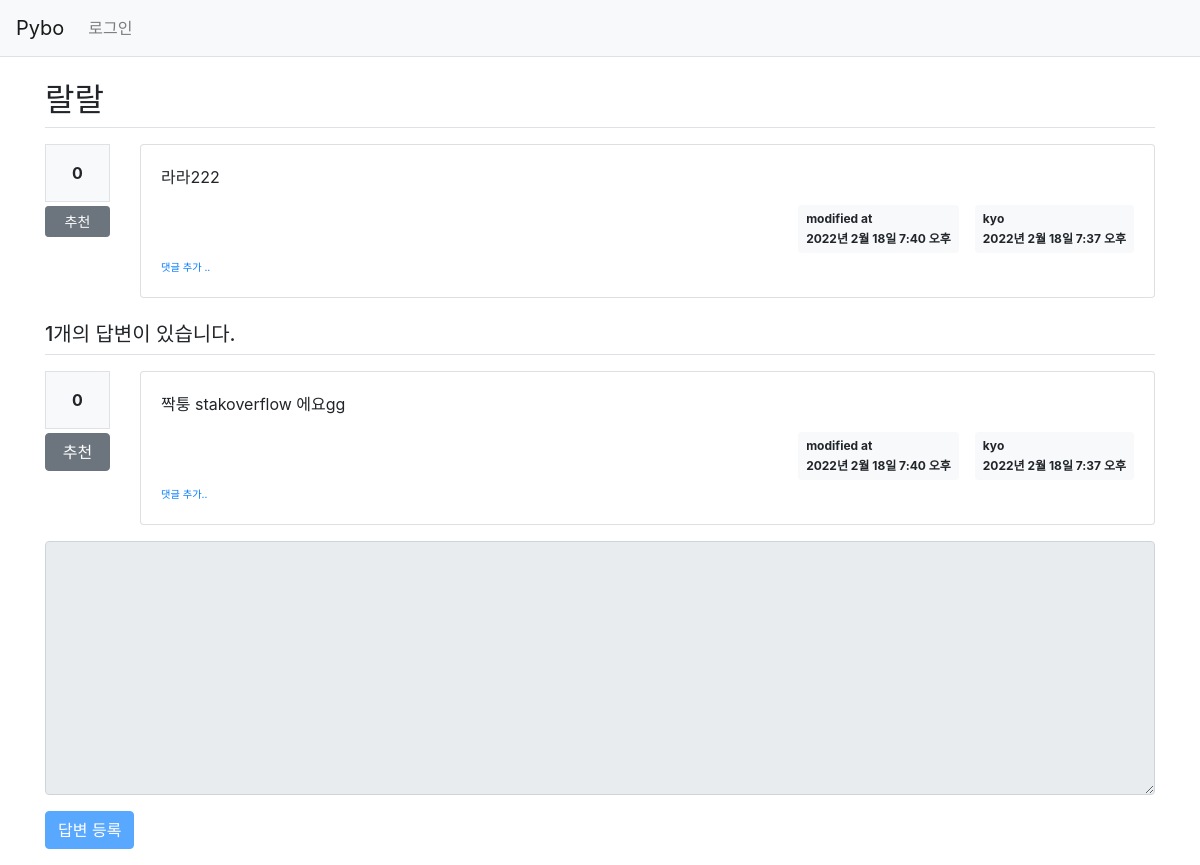
Before: /pybo/306/ with the older database file.
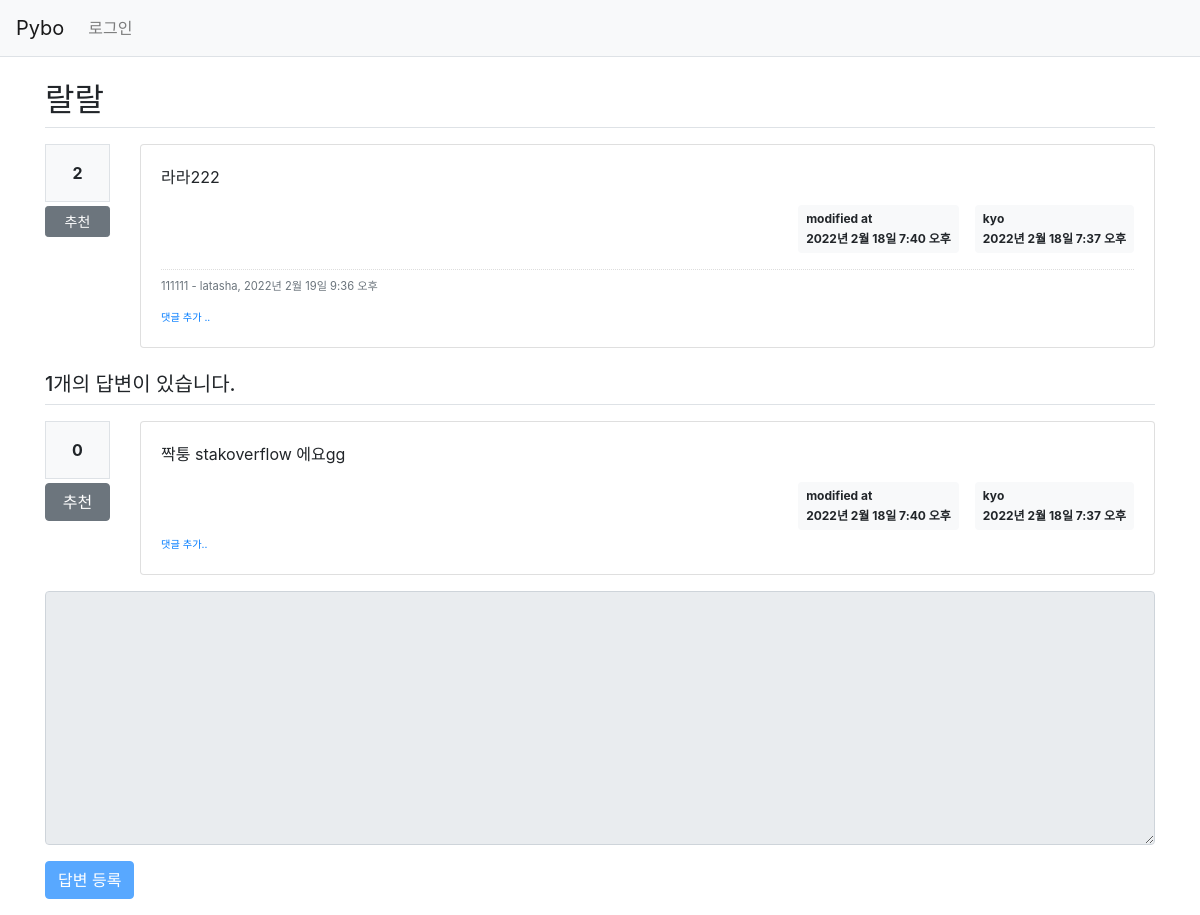
After: the same page with the newer database file.
### pybo/models.py (models this page shows, shortened)
class Question(models.Model):
    author = models.ForeignKey(User, on_delete=models.CASCADE, null=True,
                               related_name='author_question')
    subject = models.CharField(max_length=200)
    content = models.TextField()
    create_date = models.DateTimeField()
    modify_date = models.DateTimeField(null=True, blank=True)
    voter = models.ManyToManyField(User, related_name='vote_question')

class Answer(models.Model):
    author = models.ForeignKey(User, on_delete=models.CASCADE, null=True, related_name='author_answer')
    question = models.ForeignKey(Question, on_delete=models.CASCADE)
    content = models.TextField()
    create_date = models.DateTimeField()
    modify_date = models.DateTimeField(null=True, blank=True)
    voter = models.ManyToManyField(User, related_name='voter_answer')

class Comment(models.Model):
    author = models.ForeignKey(User, on_delete=models.CASCADE)
    content = models.TextField()
    create_date = models.DateTimeField()
    modify_date = models.DateTimeField(null=True, blank=True)
    question = models.ForeignKey(Question, null=True, blank=True, on_delete=models.CASCADE)
    answer = models.ForeignKey(Answer, null=True, blank=True, on_delete=models.CASCADE)

### pybo/views/base_views.py (the view)
# urls.py: path('<int:question_id>/', base_views.detail, name='detail'),
def detail(request, question_id):
    question = get_object_or_404(Question, pk=question_id)
    context = {'question': question}
    return render(request, 'pybo/question_detail.html', context)

### pybo/templatetags/pybo_filter.py (called while the page is built)
@register.filter()
def mark(value):
    extensions = ["nl2br", "fenced_code"]
    return mark_safe(markdown.markdown(value, extensions=extensions))

### templates/pybo/question_detail.html (shortened to what the changed rows need)
{% extends 'base.html' %}
{% load pybo_filter %}
{% block content %}
<div class="container my-3">
    <h2 class="border-bottom py-2">{{ question.subject }}</h2>
    <div class="row my-3">
        <div class="col-1">
            <div class="bg-light text-center p-3 border font-weight-bolder mb-1">{{ question.voter.count }}</div>
            <a href="#" data-uri="{% url 'pybo:vote_question' question.id %}"
                class="recommend btn btn-sm btn-secondary btn-block my-1">추천</a>
        </div>
        <div class="col-11">
            <div class="card" >
                <div class="card-body">
                    <div class="card-text" style="white-space: pre-line;">{{ question.content|mark }}</div>
                    <div class="d-flex justify-content-end">
                        {% if question.modify_date %}
                        <div class="badge badge-light p-2 text-left mx-3">
                            <div class="mb-2">modified at</div>
                            <div>{{ question.modify_date }}</div>
                        </div>
                        {% endif %}
                        <div class="badge badge-light p-2 text-left">
                            <div class="mb-2">{{ question.author.username }}</div>
                            <div>{{ question.create_date }}</div>
                        </div>
                    </div>
                    {% if question.comment_set.count > 0 %}
                    <div class="mt-3">
                    {% for comment in question.comment_set.all %}
                        <div class="comment py-2 text-muted">
                            <span style="white-space: pre-line;">{{ comment.content }}</span>
                            <span>
                                - {{ comment.author }}, {{ comment.create_date }}
                            </span>
                        </div>
                    {% endfor %}
                    </div>
                    {% endif %}
                </div>
            </div>
        </div>
    </div>
    <h5 class="border-bottom my-3 py-2">{{ question.answer_set.count }}개의 답변이 있습니다.</h5>
    {% for answer in question.answer_set.all %}
    <div class="row my-3">
        <div class="col-1">
            <div class="bg-light text-center p-3 border font-weight-bolder mb-1">{{ answer.voter.count }}</div>
            <a href="#" data-uri="{% url 'pybo:vote_answer' answer.id %}"
                class="recommend btn btn-secondary btn-block my-1">추천</a>
        </div>
        <div class="col-11">
            <div class="card">
                <div class="card-body">
                    <div class="card-text" style="white-space: pre-line;">{{ answer.content|mark }}</div>
                    <div class="d-flex justify-content-end">
                        {% if answer.modify_date %}
                        <div class="badge badge-light p-2 text-left mx-3">
                            <div class="mb-2">modified at</div>
                            <dib>{{ answer.modify_date }}</dib>
                        </div>
                        {% endif %}
                        <div class="badge badge-light p-2 text-left">
                            <div class="mb-2">{{ answer.author.username }}</div>
                            <div>{{ answer.create_date }}</div>
                        </div>
                    </div>
                    <div>
                        <a href="{% url 'pybo:comment_create_answer' answer.id %}"
                            class="small"><small>댓글 추가..</small></a>
                    </div>
                </div>
            </div>
        </div>
    </div>
    {% endfor %}
<form action="{% url 'pybo:answer_create' question.id %}" method="post" class="my-3">
    <div class="form-group">
    </div>
    <input type="submit" value="답변 등록"
           {% if not user.is_authenticated %}disabled{% endif %}
           class="btn btn-primary">
</form>
</div>
{% endblock %}

Changed rows visible on the page:
computed for Question "랄랄": voter.count "0" → "2"
added Comment: content "111111", author "latasha", create_date "2022년 2월 19일 9:36 오후"
